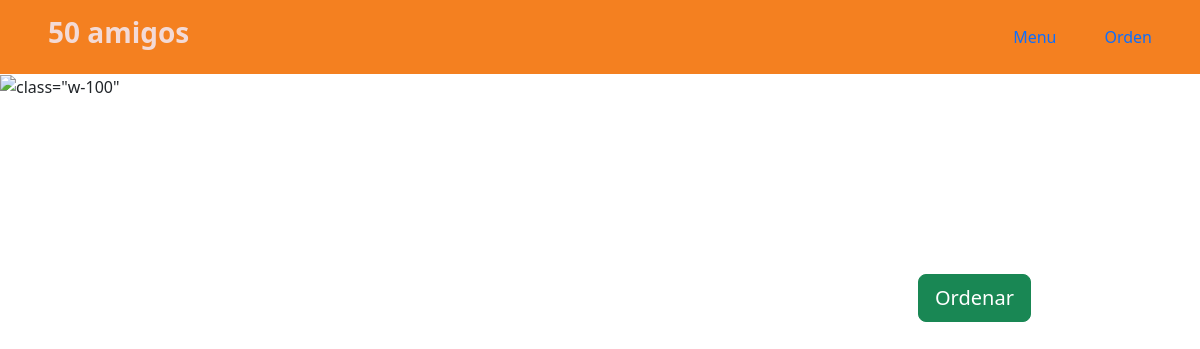
Before: /menu/Sopas/6/ (signed in) with the older database file.
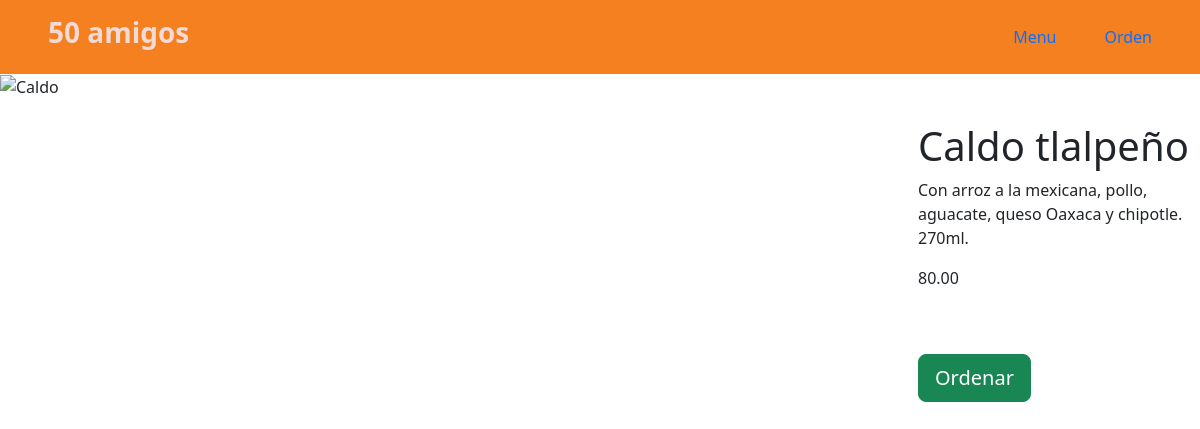
After: the same page with the newer database file.
### RestaurantApp/models.py (models this page shows, shortened)
class Menu(models.Model):
    name = models.CharField(max_length=200, unique=True)
    description = models.TextField(blank=True)
    price = models.DecimalField(max_digits=6, decimal_places=2)
    category = models.ForeignKey(Categories, on_delete=models.CASCADE)

### RestaurantApp/views.py (the view)
# urls.py: path('menu/<str:category_id>/<int:item_id>/', views.menu_item_detail, name='item_details'),
@login_required
def menu_item_detail(request, category_id, item_id):
    if request.method == 'GET':
        try:
            item = get_object_or_404(Menu, pk=item_id)
            return render(request, 'item_detail.html', {
                'item': item,
            })
        except:
            pass
    return render(request, 'item_detail.html')

### RestaurantApp/models.py (called while the page is built)
    def __str__(self) -> str:
        return self.name

### RestaurantApp/templates/item_detail.html (shortened to what this page needs)
{% extends 'base.html' %}
{% block content %}
<div class="row vh-100">
<div class="col">
    <img src="https://images.unsplash.com/photo-1482049016688-2d3e1b311543?ixlib=rb-4.0.3&ixid=M3wxMjA3fDB8MHxwaG90by1wYWdlfHx8fGVufDB8fHx8fA%3D%3D&auto=format&fit=crop&w=710&q=80"
    alt={{item.name}}
    class="w-100"
    >
</div>
<div class="col-3 mt-5 d-flex flex-column justify-content-between h-25">
    <div>
        <h1 class="fs-1">{{item.name}}</h1>
        <p>{{item.description}}</p>
        <p>{{item.price}}</p>
    </div>
    <div class="mt-5">
        <form action="{% url 'item_add' item.category item.id %}" method="post">
            <button class="btn btn-success btn-lg" type="submit">
                Ordenar
            </button>
        </form>
    </div>
</div>
</div>
{% endblock %}

Changed rows visible on the page:
added Menu: name "Caldo tlalpeño", description "Con arroz a la mexicana, pollo, aguacate, queso Oaxaca y chipotle. 270ml.", price "80.00"
